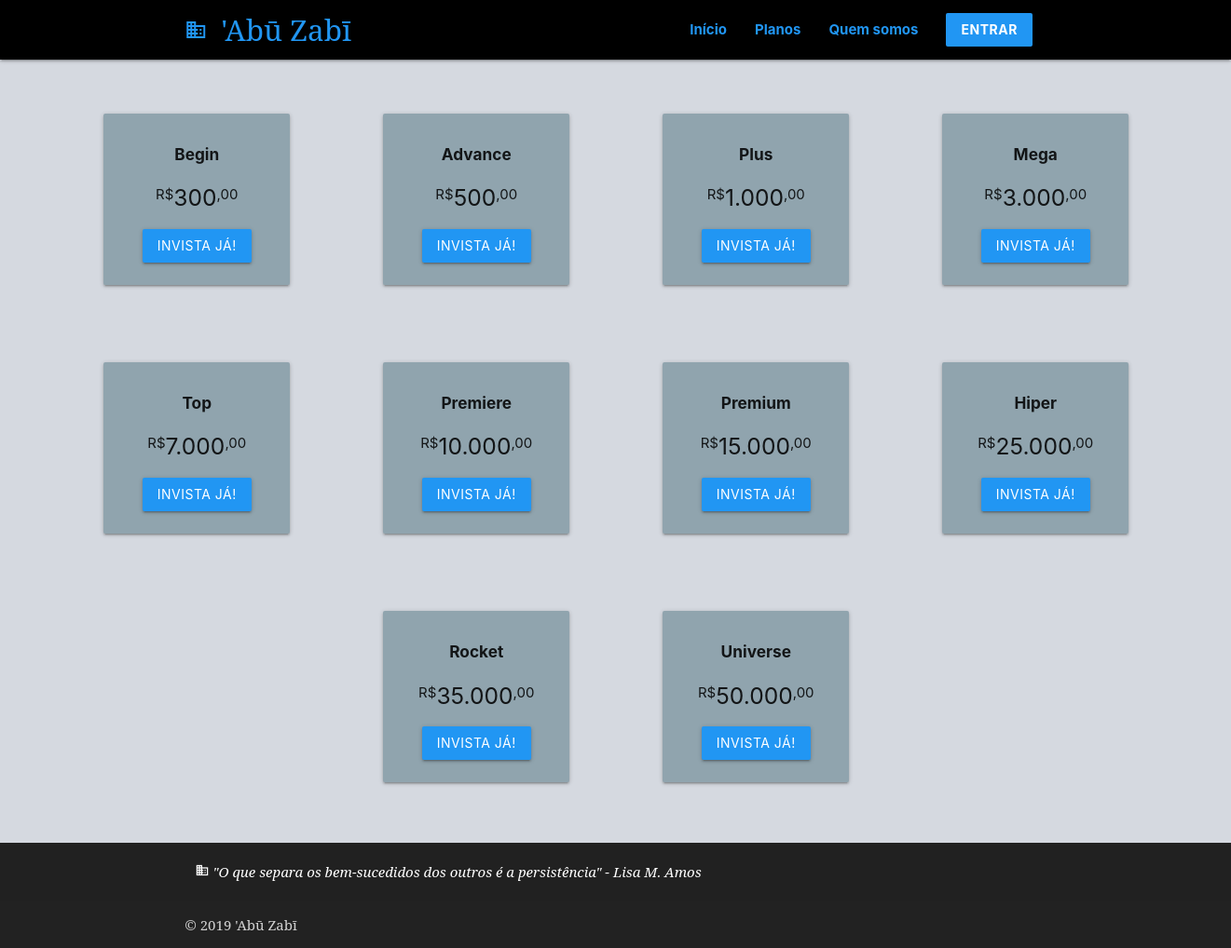
The app's page /index.php/planos with its own data.
### tables this page shows
CREATE TABLE planos(
    id INT PRIMARY KEY AUTO_INCREMENT,
    titulo VARCHAR(30) NOT NULL,
    preco VARCHAR(20) NOT NULL
);

### application/controllers/Planos.php (called while the page is built, shortened)
<?php
class Planos extends CI_Controller
{
    public function __construct()
    {
        $this->load->model('Planos_model');
    }
    public function index()
    {
        $planos = $this->Planos_model->get();
        $this->load->view('planos', array('planos' => $planos));
    }
}

### index.php (called while the page is built, shortened)
<?php
require_once BASEPATH.'core/CodeIgniter.php';

### application/models/Planos_model.php (called while the page is built, shortened)
<?php
class Planos_model extends CI_Model
{
    public function get()
    {
        $sql = $this->db->get('planos');
        return $sql->result();
    }
}

### application/views/planos.php (the view, shortened to what this page needs)
<!DOCTYPE html>
<html lang="en">
<head>
  <link rel="stylesheet" href="https://cdnjs.cloudflare.com/ajax/libs/materialize/1.0.0/css/materialize.min.css">
</head>
<body>
  <div class="main">
    <div class="navbar-fixed">
      <nav class="black">
        <div class="container">
          <div class="nav-wrapper">
            <a href="#" class="blue-text brand-logo">
              <i class="material-icons">business</i><strong>'Abū Zabī</strong>
            </a>
            <ul class="right hide-on-med-and-down">
              <li><a href="../" class="blue-text">Início</a></li>
              <li><a href="#" class="blue-text">Planos</a></li>
              <li><a href="../index.php/quem_somos" class="blue-text">Quem somos</a></li>
              <li>
                <a href="../index.php/aluno" class="blue waves-effect waves-light btn">Entrar</a>
              </li>
            </ul>
          </div>
        </div>
      </nav>
    </div>
    <div class="row">
      <div class="col s12 m4">
        <div class="bloco">
          <?php for ($i = 0; $i < 4; $i++) { ?>
            <div class="card-panel blue-grey lighten-2">
              <h6><?php echo $planos[$i]->titulo ?></h6>
              <div class="preco">R$ <h5><?php echo $planos[$i]->preco ?></h5>,00</div>
              <a href="../index.php/aluno/cadastro_plano/<?php echo $planos[$i]->id ?>" class="blue waves-effect waves-light btn">
                invista já!
              </a>
            </div>
          <?php } ?>
        </div>
      </div>
    </div>
    <div class="row">
      <div class="col s12 m4">
        <div class="bloco">
          <?php for ($i = 4; $i < 8; $i++) { ?>
            <div class="card-panel blue-grey lighten-2">
              <h6><?php echo $planos[$i]->titulo ?></h6>
              <div class="preco">R$ <h5><?php echo  $planos[$i]->preco ?></h5>,00</div>
              <a href="../index.php/aluno/cadastro_plano/<?php echo $planos[$i]->id ?>" class="blue waves-effect waves-light btn">
                invista já!
              </a>
            </div>
          <?php } ?>
        </div>
      </div>
    </div>
    <div class="row">
      <div class="col s12 m4">
        <div class="bloco">
          <?php for ($i = 8; $i < 10; $i++) { ?>
            <div class="card-panel blue-grey lighten-2">
              <h6><?php echo $planos[$i]->titulo ?></h6>
              <div class="preco">R$ <h5><?php echo  $planos[$i]->preco  ?></h5>,00</div>
              <a href="../index.php/aluno/cadastro_plano/<?php echo $planos[$i]->id ?>" class="blue waves-effect waves-light btn">
                invista já!
              </a>
            </div>
          <?php } ?>
        </div>
      </div>
    </div>
    <footer class="grey darken-4 page-footer">
      <div class="container">
        <div class="row">
          <div class="col 16 s12">
            <i class="tiny material-icons">business</i>
            <em>"O que separa os bem-sucedidos dos outros é a persistência" - Lisa M. Amos</em>
          </div>
        </div>
      </div>
      <div class="footer-copyright">
        <div class="container">
          © 2019 'Abū Zabī
        </div>
      </div>
    </footer>
</body>
</html>

### application/views/planos.php (style rules this page uses)
body { background-color: #d5d9e0; display: flex; min-height: 100vh; flex-direction: column; }
.bloco { margin-top: 20px; margin-bottom: 20px; display: inline-flex; }
.preco { display: flex; flex-direction: row; justify-content: center; align-items: center; margin-bottom: 10px; }
.main { flex: 1 0 auto; }
strong, footer { font-family: "serif"; }
h6, li { font-weight: bold; }
.card-panel { text-align: center; margin-right: 100px; width: 200px; }
.navbar-fixed { margin-bottom: 30px; }
footer { margin-top: 30px; }

### records on screen
planos: titulo "Begin", preco "300"
planos: titulo "Advance", preco "500"
planos: titulo "Plus", preco "1.000"
planos: titulo "Mega", preco "3.000"
planos: titulo "Top", preco "7.000"
planos: titulo "Premiere", preco "10.000"
planos: titulo "Premium", preco "15.000"
planos: titulo "Hiper", preco "25.000"
planos: titulo "Rocket", preco "35.000"
planos: titulo "Universe", preco "50.000"
